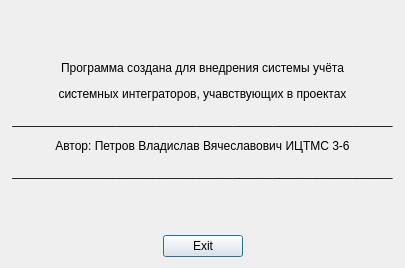
<?xml version="1.0" encoding="UTF-8"?>
<ui version="4.0">
 <class>Dialog</class>
 <widget class="QDialog" name="Dialog">
  <property name="geometry">
   <rect>
    <x>0</x>
    <y>0</y>
    <width>405</width>
    <height>268</height>
   </rect>
  </property>
  <property name="windowTitle">
   <string>Dialog</string>
  </property>
  <layout class="QGridLayout" name="gridLayout">
   <item row="0" column="0" colspan="3">
    <widget class="QLabel" name="label">
     <property name="enabled">
      <bool>true</bool>
     </property>
     <property name="sizePolicy">
      <sizepolicy hsizetype="Preferred" vsizetype="Preferred">
       <horstretch>0</horstretch>
       <verstretch>0</verstretch>
      </sizepolicy>
     </property>
     <property name="maximumSize">
      <size>
       <width>100000</width>
       <height>16777215</height>
      </size>
     </property>
     <property name="font">
      <font>
       <underline>false</underline>
       <strikeout>false</strikeout>
      </font>
     </property>
     <property name="acceptDrops">
      <bool>false</bool>
     </property>
     <property name="autoFillBackground">
      <bool>false</bool>
     </property>
     <property name="text">
      <string>&lt;html&gt;&lt;head/&gt;&lt;body&gt;&lt;p align=&quot;center&quot;&gt;Программа создана для  внедрения системы учёта&lt;/p&gt;&lt;p align=&quot;center&quot;&gt; системных интеграторов, учавствующих в проектах&lt;/p&gt;&lt;p align=&quot;center&quot;&gt;_________________________________________________________&lt;/p&gt;&lt;p align=&quot;center&quot;&gt;Автор: Петров Владислав Вячеславович ИЦТМС 3-6&lt;/p&gt;&lt;p align=&quot;center&quot;&gt;_________________________________________________________&lt;/p&gt;&lt;/body&gt;&lt;/html&gt;</string>
     </property>
     <property name="textFormat">
      <enum>Qt::AutoText</enum>
     </property>
    </widget>
   </item>
   <item row="1" column="0">
    <spacer name="horizontalSpacer">
     <property name="orientation">
      <enum>Qt::Horizontal</enum>
     </property>
     <property name="sizeHint" stdset="0">
      <size>
       <width>144</width>
       <height>20</height>
      </size>
     </property>
    </spacer>
   </item>
   <item row="1" column="1">
    <widget class="QPushButton" name="pushButton">
     <property name="text">
      <string>Exit</string>
     </property>
    </widget>
   </item>
   <item row="1" column="2">
    <spacer name="horizontalSpacer_2">
     <property name="orientation">
      <enum>Qt::Horizontal</enum>
     </property>
     <property name="sizeHint" stdset="0">
      <size>
       <width>145</width>
       <height>20</height>
      </size>
     </property>
    </spacer>
   </item>
  </layout>
 </widget>
 <resources/>
 <connections>
  <connection>
   <sender>pushButton</sender>
   <signal>clicked()</signal>
   <receiver>Dialog</receiver>
   <slot>close()</slot>
   <hints>
    <hint type="sourcelabel">
     <x>201</x>
     <y>246</y>
    </hint>
    <hint type="destinationlabel">
     <x>202</x>
     <y>133</y>
    </hint>
   </hints>
  </connection>
 </connections>
</ui>
